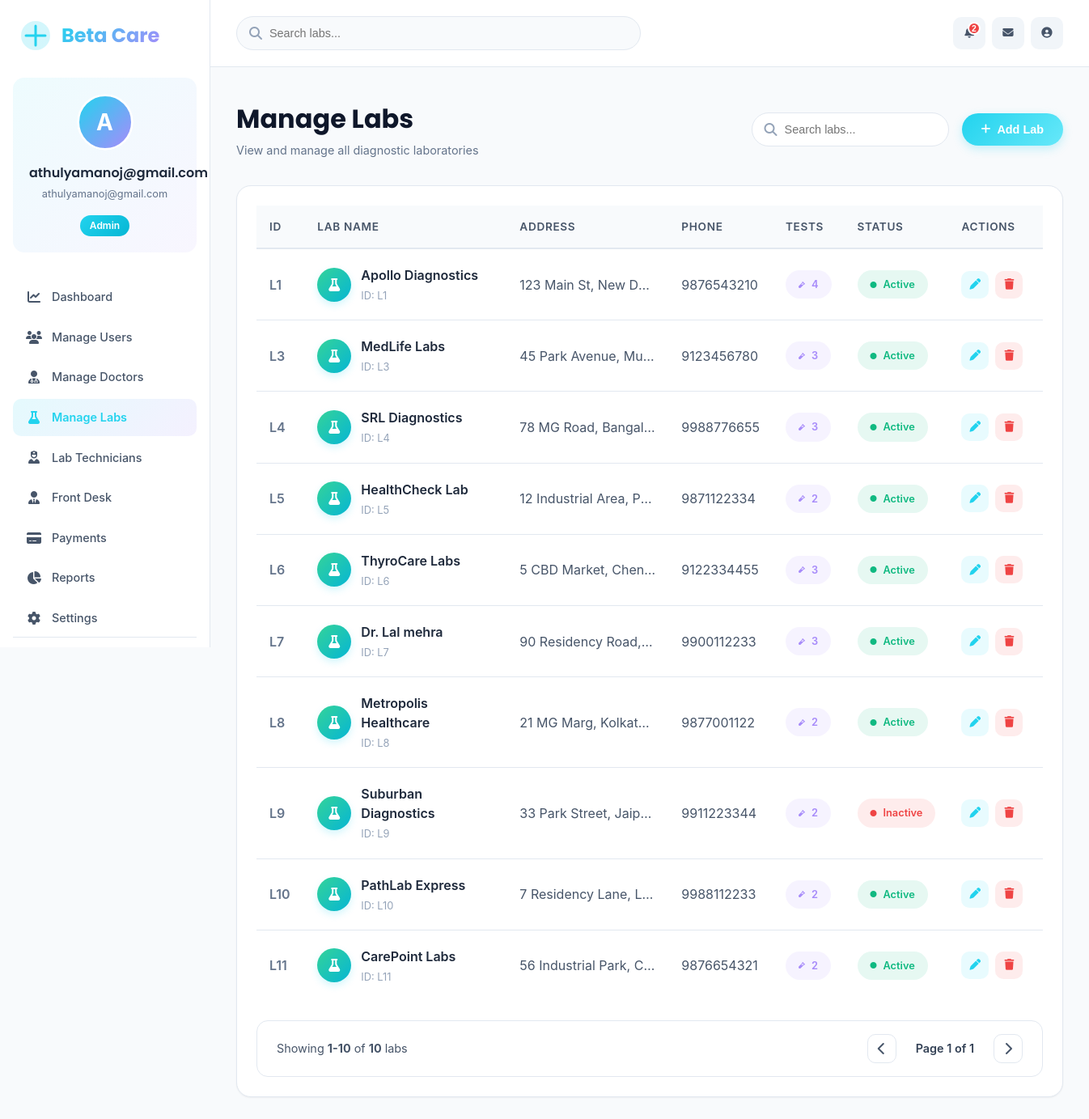
Screenshot of /dashboard/admin/labs/ (signed in) with the database file from the repository.
### core/models.py (models this page shows)
class Lab(models.Model):
    STATUS_CHOICES = (
        ('Active', 'Active'),
        ('Inactive', 'Inactive'),
    )
    name = models.CharField(max_length=150)
    address = models.TextField()
    phone = models.CharField(max_length=15)
    status = models.CharField(
        max_length=20,
        choices=STATUS_CHOICES,
        default='Active'
    )
    created_at = models.DateTimeField(auto_now_add=True)

### core/views.py (the view, shortened to what this page needs)
# urls.py: path('dashboard/admin/labs/', views.admin_labs, name='admin_labs'),
@login_required
def admin_labs(request):
    labs = Lab.objects.all()
    query = request.GET.get("q")
    if query:
        labs = labs.filter(name__icontains=query)
    return render(request, "core/dashboard/admin_labs.html", {"labs": labs})

### core/templates/core/dashboard/admin_labs.html (shortened to what this page needs)
{% load static %}
<!DOCTYPE html>
<html lang="en">
<head>
    <link href="https://cdnjs.cloudflare.com/ajax/libs/font-awesome/6.5.0/css/all.min.css" rel="stylesheet">
    <link rel="stylesheet" href="{% static 'core/css/admin.css' %}">
</head>
<body>
    <div class="medical-dashboard">
        <aside class="medical-sidebar">
            <div class="brand">
                <div class="brand-logo">
                </div>
                <span class="brand-name">Beta Care</span>
            </div>
            <div class="profile-card">
                <div class="profile-avatar-wrapper">
                    <div class="profile-avatar">
                        <div class="avatar-fallback" style="display: none;">
                            {{ request.user.first_name|default:request.user.username|slice:":1"|upper }}
                        </div>
                    </div>
                </div>
                <div class="profile-details">
                    <h4 class="profile-name">{{ request.user.get_full_name|default:request.user.username }}</h4>
                    <p class="profile-email">{{ request.user.email|truncatechars:25 }}</p>
                </div>
                <span class="role-badge">Admin</span>
            </div>
            <nav class="sidebar-nav">
                <a href="{% url 'admin_dashboard' %}"
                    class="nav-item {% if request.resolver_match.url_name == 'admin_dashboard' %}active{% endif %}">
                    <i class="fa-solid fa-chart-line"></i>
                    <span>Dashboard</span>
                </a>
                <a href="{% url 'admin_users' %}"
                    class="nav-item {% if request.resolver_match.url_name == 'admin_users' %}active{% endif %}">
                    <i class="fa-solid fa-users"></i>
                    <span>Manage Users</span>
                </a>
                <a href="{% url 'admin_doctors' %}"
                    class="nav-item ">
                    <i class="fa-solid fa-user-doctor"></i>
                    <span>Manage Doctors</span>
                </a>
                <a href="{% url 'admin_labs' %}"
                    class="nav-item {% if request.resolver_match.url_name == 'admin_labs' or request.resolver_match.url_name == 'admin_edit_lab' %}active{% endif %}">
                    <i class="fa-solid fa-flask"></i>
                    <span>Manage Labs</span>
                </a>
                <a href="{% url 'admin_lab_technicians' %}"
                    class="nav-item {% if request.resolver_match.url_name == 'admin_lab_technicians' or request.resolver_match.url_name == 'admin_edit_technician' %}active{% endif %}">
                    <i class="fa-solid fa-user-nurse"></i>
                    <span>Lab Technicians</span>
                </a>
                <a href="{% url 'admin_frontdesk' %}"
                    class="nav-item {% if request.resolver_match.url_name == 'admin_frontdesk' or request.resolver_match.url_name == 'admin_edit_frontdesk' %}active{% endif %}">
                    <i class="fa-solid fa-user-tie"></i>
                    <span>Front Desk</span>
                </a>
                <a href="{% url 'admin_payments' %}"
                    class="nav-item {% if request.resolver_match.url_name == 'admin_payments' %}active{% endif %}">
                    <i class="fa-solid fa-credit-card"></i>
                    <span>Payments</span>
                </a>
                <a href="{% url 'admin_reports' %}" class="nav-item">
                    <i class="fa-solid fa-chart-pie"></i>
                    <span>Reports</span>
                </a>
                <a href="{% url 'admin_settings' %}" class="nav-item">
                    <i class="fa-solid fa-gear"></i>
                    <span>Settings</span>
                </a>
            </nav>
            <div class="sidebar-footer">
            </div>
        </aside>
        <main class="medical-main">
            <header class="medical-header">
                <div class="header-search">
                    <i class="fa-solid fa-search"></i>
                    <input type="text" id="headerSearchInput" placeholder="Search labs..." value="{{ request.GET.q }}">
                </div>
                <div class="header-actions">
                    <button class="header-icon-btn">
                        <span class="notification-badge">2</span>
                    </button>
                    <button class="header-icon-btn">
                        <i class="fa-solid fa-envelope"></i>
                    </button>
                    <button class="header-icon-btn">
                        <i class="fa-solid fa-user-circle"></i>
                    </button>
                </div>
            </header>
            <div class="medical-content">
                <div class="content-header">
                    <div class="page-title-section">
                        <h1 class="page-title">Manage Labs</h1>
                        <p class="page-subtitle">View and manage all diagnostic laboratories</p>
                    </div>
                    <div class="page-actions-section">
                        <form method="get" class="inline-search-form">
                            <div class="inline-search-box">
                                <i class="fa-solid fa-search"></i>
                                <input type="text" name="q" placeholder="Search labs..." value="{{ request.GET.q }}">
                            </div>
                        </form>
                        <button class="add-btn" onclick="openAddModal()">
                            <i class="fa-solid fa-plus"></i>
                            <span>Add Lab</span>
                        </button>
                    </div>
                </div>
                <div class="medical-table-card">
                    <table class="medical-table">
                        <thead>
                            <tr>
                                <th class="cell-id">ID</th>
                                <th class="cell-patient">Lab Name</th>
                                <th class="cell-email">Address</th>
                                <th class="cell-phone">Phone</th>
                                <th class="cell-phone">Tests</th>
                                <th class="cell-status">Status</th>
                                <th class="cell-actions">Actions</th>
                            </tr>
                        </thead>
                        <tbody>
                            {% for lab in labs %}
                            <tr>
                                <td class="cell-id">L{{ lab.id }}</td>
                                <td class="cell-patient">
                                    <div class="patient-info">
                                        <div class="patient-avatar" style="background: linear-gradient(135deg, #34d399, #06b6d4);">
                                            <i class="fa-solid fa-flask" style="font-size:1rem;"></i>
                                        </div>
                                        <div class="patient-details">
                                            <div class="patient-name">{{ lab.name }}</div>
                                            <div class="patient-id">ID: L{{ lab.id }}</div>
                                        </div>
                                    </div>
                                </td>
                                <td class="cell-email" style="max-width:200px; white-space:nowrap; overflow:hidden; text-overflow:ellipsis;" title="{{ lab.address }}">
                                    {{ lab.address }}
                                </td>
                                <td class="cell-phone">{{ lab.phone }}</td>
                                <td class="cell-phone">
                                    <span class="status-badge" style="background: rgba(167, 139, 250, 0.1); color: var(--medical-purple);">
                                        <i class="fa-solid fa-vial"></i>
                                        {{ lab.diagnostictest_set.count }}
                                    </span>
                                </td>
                                <td class="cell-status">
                                    {% if lab.status == 'Active' %}
                                    <span class="status-badge status-active">
                                        <i class="fa-solid fa-circle"></i>
                                        Active
                                    </span>
                                    {% else %}
                                    <span class="status-badge status-inactive">
                                        <i class="fa-solid fa-circle"></i>
                                        Inactive
                                    </span>
                                    {% endif %}
                                </td>
                                <td class="cell-actions">
                                    <div class="action-buttons">
                                        <a href="{% url 'admin_edit_lab' lab.id %}" class="action-btn edit-btn" title="Edit Lab">
                                            <i class="fa-solid fa-pen"></i>
                                        </a>
                                        <button class="action-btn delete-btn"
                                            onclick="openDeleteModal({{ lab.id }}, '{{ lab.name }}')"
                                            title="Delete Lab">
                                            <i class="fa-solid fa-trash"></i>
                                        </button>
                                    </div>
                                </td>
                            </tr>
                            {% endfor %}
                        </tbody>
                    </table>
                    {% if labs %}
                    <div class="pagination-wrapper">
                        <div class="pagination-info">
                            Showing <strong>1-{{ labs|length }}</strong> of <strong>{{ labs|length }}</strong> labs
                        </div>
                        <div class="pagination-controls">
                            <a href="#" class="page-btn">
                                <i class="fa-solid fa-chevron-left"></i>
                            </a>
                            <span class="page-current">Page 1 of 1</span>
                            <a href="#" class="page-btn">
                                <i class="fa-solid fa-chevron-right"></i>
                            </a>
                        </div>
                    </div>
                    {% endif %}
                </div>
            </div>
        </main>
    </div>
</body>
</html>

### rows the page displays
Lab: id "1", name "Apollo Diagnostics", address "123 Main St, New D…", phone "9876543210", diagnostictest_set.count "4", status "Active" (drawn)
Lab: id "3", name "MedLife Labs", address "45 Park Avenue, Mu…", phone "9123456780", diagnostictest_set.count "3", status "Active" (drawn)
Lab: id "4", name "SRL Diagnostics", address "78 MG Road, Bangal…", phone "9988776655", diagnostictest_set.count "3", status "Active" (drawn)
Lab: id "5", name "HealthCheck Lab", address "12 Industrial Area, P…", phone "9871122334", diagnostictest_set.count "2", status "Active" (drawn)
Lab: id "6", name "ThyroCare Labs", address "5 CBD Market, Chen…", phone "9122334455", diagnostictest_set.count "3", status "Active" (drawn)
Lab: id "7", name "Dr. Lal mehra", address "90 Residency Road,…", phone "9900112233", diagnostictest_set.count "3", status "Active" (drawn)
Lab: id "8", name "Metropolis Healthcare", address "21 MG Marg, Kolkat…", phone "9877001122", diagnostictest_set.count "2", status "Active" (drawn)
Lab: id "9", name "Suburban Diagnostics", address "33 Park Street, Jaip…", phone "9911223344", diagnostictest_set.count "2", status "Inactive" (drawn)
Lab: id "10", name "PathLab Express", address "7 Residency Lane, L…", phone "9988112233", diagnostictest_set.count "2", status "Active" (drawn)
Lab: id "11", name "CarePoint Labs", address "56 Industrial Park, C…", phone "9876654321", diagnostictest_set.count "2", status "Active" (drawn)

### other values shown
{{ request.user.first_name|default:request.user.username|slice:":1"|upper }} "A"
{{ request.user.get_full_name|default:request.user.username }} "athulyamanoj@gmail.com"
{{ request.user.email|truncatechars:25 }} "athulyamanoj@gmail.com"
{{ labs|length }} "10"
